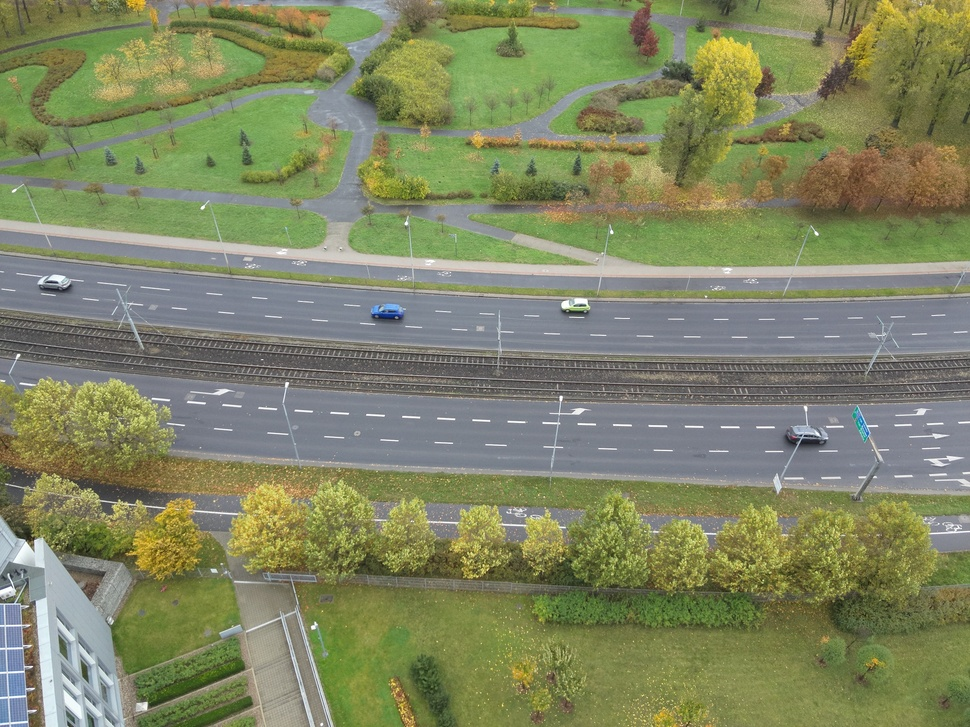
#> input picture project_one/images/image1.JPG, 970 x 727 px, shrunk from 2000 x 1500 before the run
$ jupyter execute tests.ipynb   (older library calls are emulated)
#> lines starting #> are read from the running program, lines starting #| are printed output that depends on the picture; after the words box and inside, x2 and y2 are one past the last pixel; in counts of white or black regions, pixels touching at a corner belong together
[cell 1]
import cv2
import numpy as np
import matplotlib.pyplot as plt


from sklearn.cluster import KMeans

[cell 2]
def remove_cars(image_paths):
    images = np.array([cv2.imread(image_path) for image_path in image_paths])
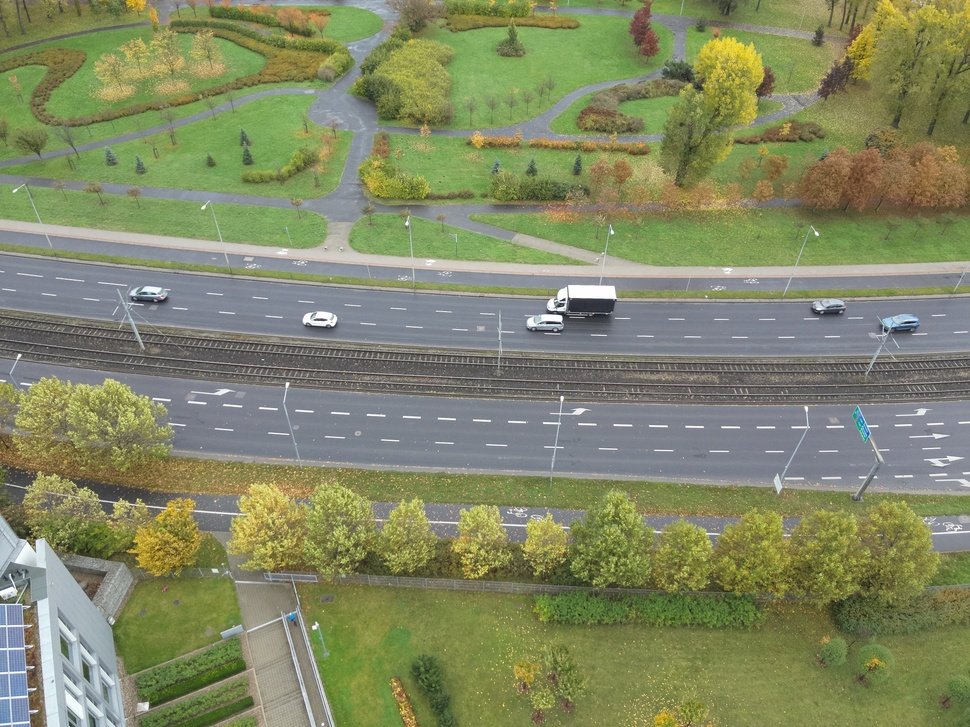
#> input picture project_one/images/image2.JPG, 970 x 727 px, shrunk from 2000 x 1500 before the run
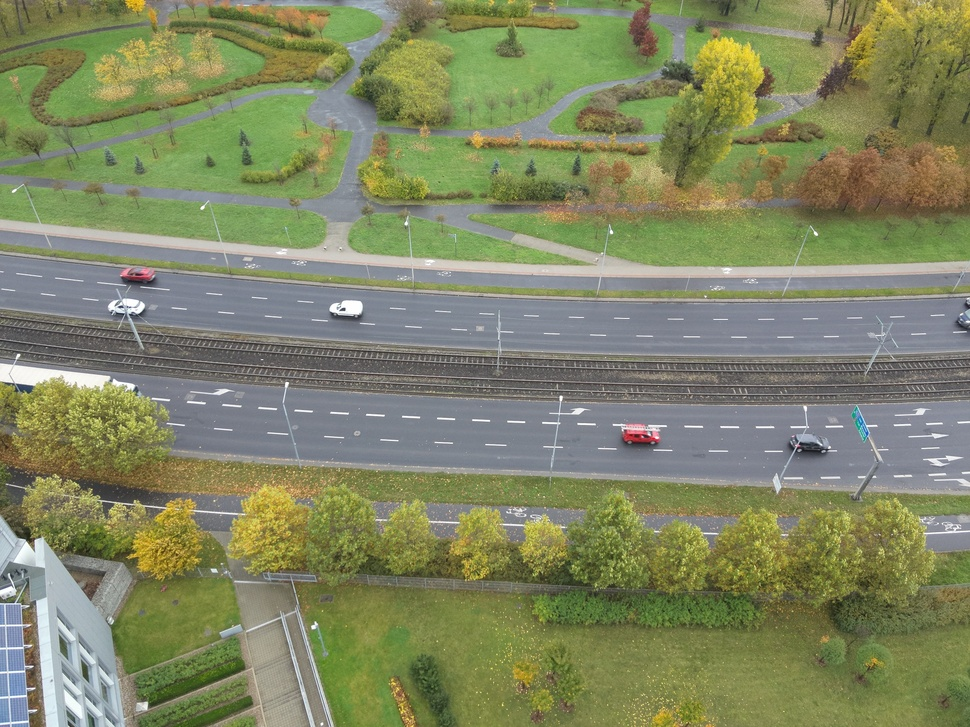
#> input picture project_one/images/image3.JPG, 970 x 727 px, shrunk from 2000 x 1500 before the run

    mean_image = np.median(images, axis=0).astype(np.uint8)
    mean_image_rgb = cv2.cvtColor(mean_image, cv2.COLOR_BGR2RGB)

    # Convert the mean image to the Lab color space
    mean_image_lab = cv2.cvtColor(mean_image_rgb, cv2.COLOR_RGB2Lab)
#> mean_image_lab: shape (727, 970, 3); mean of channels 0, 1, 2 139.7, 120.3, 146.2

    # Reshape the image to a 2D array of pixels
    pixel_array = mean_image_lab.reshape((-1, 3))

    # Apply k-means clustering to group the pixels into clusters
    kmeans = KMeans(n_init='auto').fit(pixel_array)

    # Identify the cluster that corresponds to the cars
    car_cluster = np.argmin(kmeans.cluster_centers_.sum(axis=1))
#> car_cluster = 7

    # Create a mask that selects only the pixels in the car cluster
    car_mask = (kmeans.labels_ == car_cluster).reshape(mean_image.shape[:2])
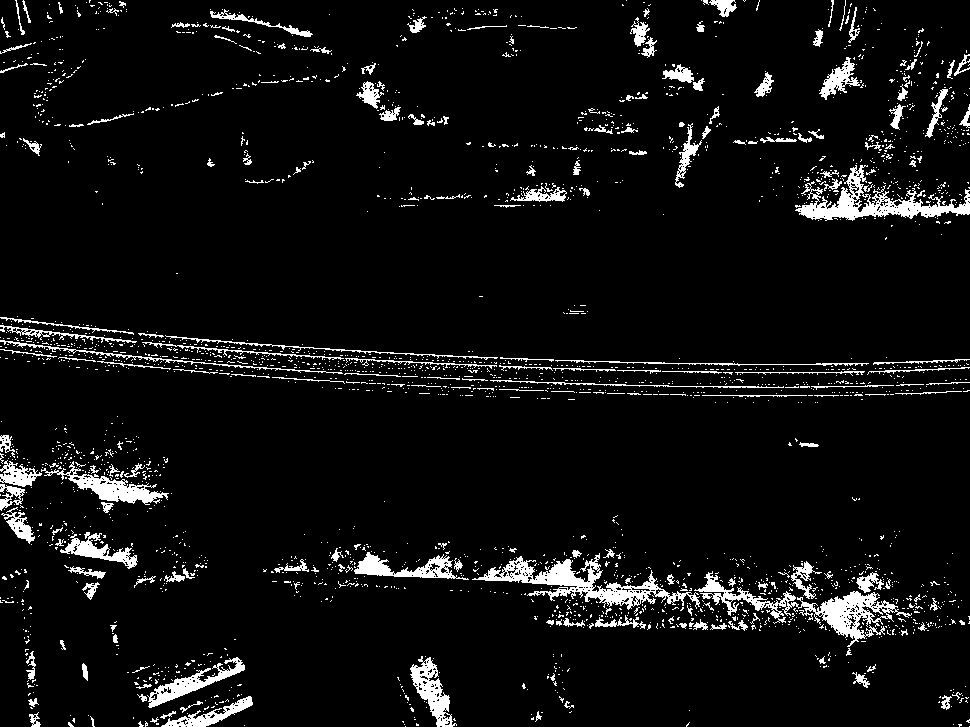
#> car_mask: shape (727, 970) bool; 6.1% white; 2721 white regions (2503 under 20 px), largest, box (x1, y1, x2, y2) and area: (472, 553, 700, 610) 3444, (694, 571, 912, 647) 3344, (795, 165, 970, 221) 2990

    # Apply the mask to the mean image to remove the cars
    result_image = mean_image_rgb.copy()
    result_image[car_mask] = [255, 255, 255]  # Replace car pixels with white
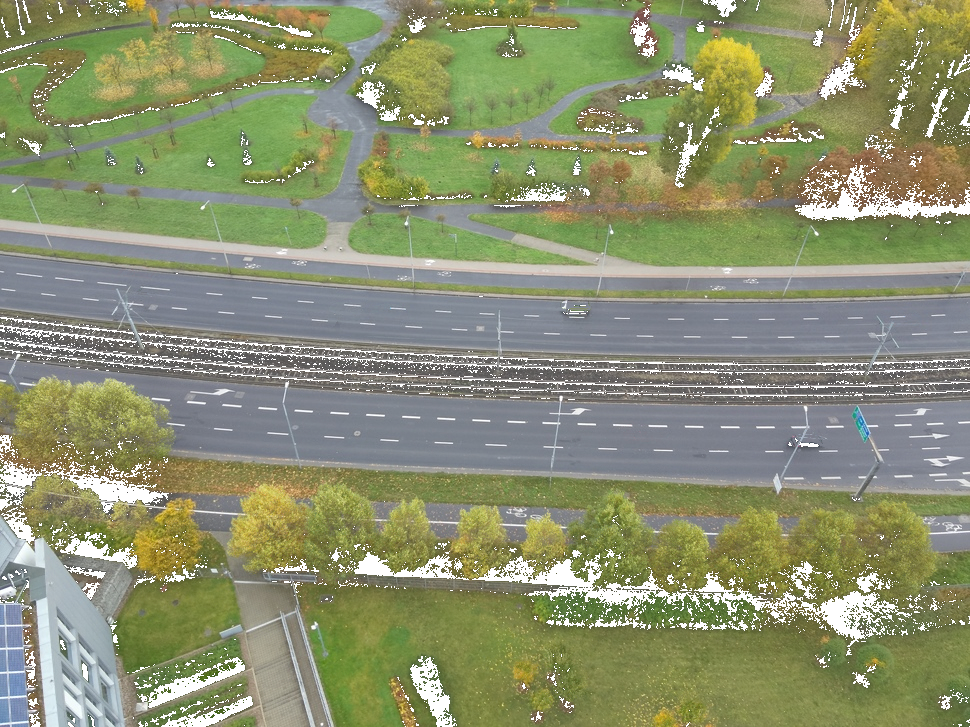
#> result_image: shape (727, 970, 3); mean R, G, B 139.2, 145.3, 111.7

    plt.imsave("result.jpg", result_image)
    return None

[cell 3]
def remove_car_from_one_image(color_img):
    img = np.array(color_img)
    kernel_size = (3, 3)  # Adjust the kernel size as needed
    img = cv2.GaussianBlur(img, kernel_size, 0)
    img = cv2.cvtColor(img, cv2.COLOR_BGR2GRAY)
    # img = np.array(color_img)
    thresh = cv2.Laplacian(img, cv2.CV_64F)


    plt.imshow(thresh)

[cell 4]
def remove_cars_with_segmenting(image_paths):
    images = [cv2.imread(image_path) for image_path in image_paths]
#> images = 3 items

    images_gray = [cv2.cvtColor(image, cv2.COLOR_BGR2GRAY) for image in images]
#> images_gray = 3 items

    gray = images[0]
#> gray is the input picture: shape (727, 970, 3); mean B, G, R 99, 134.2, 128.1
    _,thresh = cv2.threshold(gray, np.mean(gray), 255, cv2.THRESH_BINARY_INV)

    plt.axis('off')
    plt.imshow(thresh)
    return thresh

[cell 5]
image_paths = ["./images/image1.JPG",
               "./images/image2.JPG", "./images/image3.JPG"]
result_images = remove_cars(image_paths)

[cell 6]
mat = remove_cars_with_segmenting(image_paths)

[cell 7]
img = cv2.imread(image_paths[0])

[cell 8]
remove_car_from_one_image(img)

[cell 9]
img = cv2.imread(image_paths[0])
plt.imshow(img)

[cell 10]
gray = cv2.cvtColor(img, cv2.COLOR_BGR2GRAY)
#> gray: shape (727, 970)
ret, thresh = cv2.threshold(gray, 0, 255, cv2.THRESH_BINARY_INV+cv2.THRESH_OTSU)
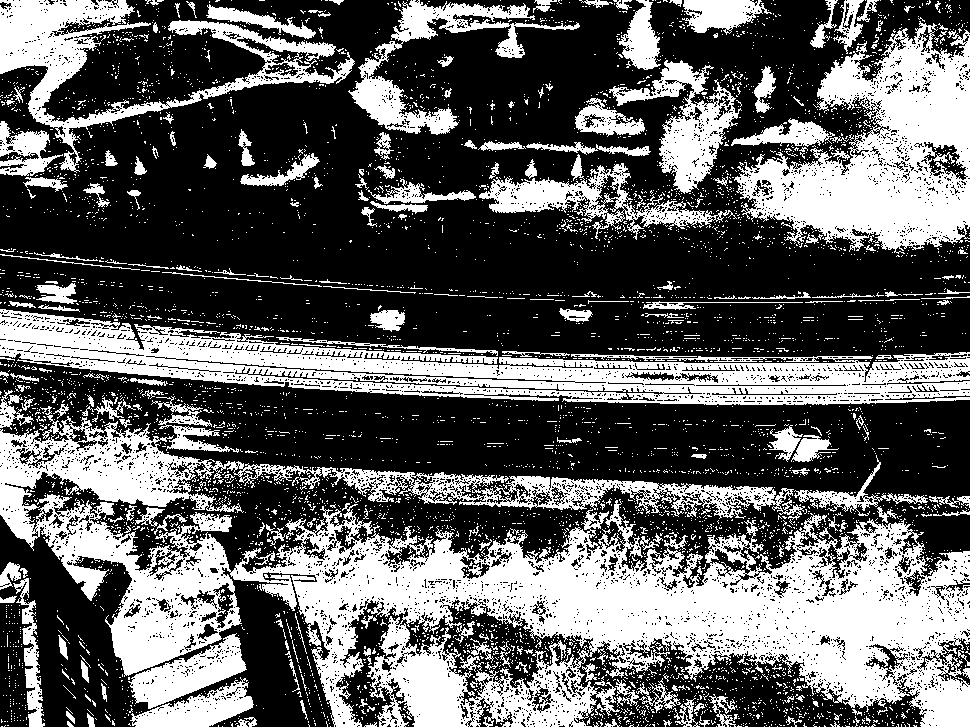
#> thresh: shape (727, 970); 38% white; 5369 white regions (5126 under 20 px), largest, box (x1, y1, x2, y2) and area: (0, 406, 970, 727) 117691, (0, 309, 970, 405) 36372, (734, 21, 970, 254) 27992
#> ret = 123

# Noise removal
kernel = np.ones((2,2),np.uint8)
opening = cv2.morphologyEx(thresh,cv2.MORPH_OPEN,kernel, iterations = 2)
#> opening: shape (727, 970); 29% white; 984 white regions (488 under 20 px), largest, box (x1, y1, x2, y2) and area: (276, 525, 970, 727) 50308, (737, 40, 970, 251) 23472, (0, 312, 736, 396) 15047

# Sure background area
sure_bg = cv2.dilate(opening,kernel,iterations=1)
#> sure_bg: shape (727, 970); 34% white; 529 white regions (121 under 20 px), largest, box (x1, y1, x2, y2) and area: (39, 515, 970, 727) 81577, (0, 311, 970, 408) 38487, (737, 26, 970, 252) 26070

# Finding sure foreground area
dist_transform = cv2.distanceTransform(opening,cv2.DIST_L2,3)
ret, sure_fg = cv2.threshold(dist_transform,0.1*dist_transform.max(),255,0)
#> sure_fg: shape (727, 970) float32; 9% white; 494 white regions (339 under 20 px), largest, box (x1, y1, x2, y2) and area: (486, 549, 970, 704) 16584, (784, 161, 970, 248) 6571, (878, 64, 970, 151) 3898
#> ret = 3.5

# Finding unknown region
sure_fg = np.uint8(sure_fg)
unknown = cv2.subtract(sure_bg,sure_fg)
#> unknown: shape (727, 970); 25% white; 565 white regions (121 under 20 px), largest, box (x1, y1, x2, y2) and area: (39, 515, 970, 727) 49701, (0, 311, 970, 408) 35037, (737, 26, 970, 252) 13249

# Marker labelling
ret, markers = cv2.connectedComponents(sure_fg)
#> markers: shape (727, 970) int32; 495 distinct labels, from 0 to 494
#> ret = 495

# Add one to all labels so that sure background is not 0, but 1
markers = markers+1
#> markers: shape (727, 970) int32; 495 distinct labels, from 1 to 495

# Now, mark the region of unknown with zero
markers[unknown==255] = 0
#> markers: shape (727, 970) int32; 496 distinct labels, from 0 to 495

markers = cv2.watershed(img,markers)
#> markers: shape (727, 970) int32; 488 distinct labels, from -1 to 495
img[markers == -1] = [255,0,0]
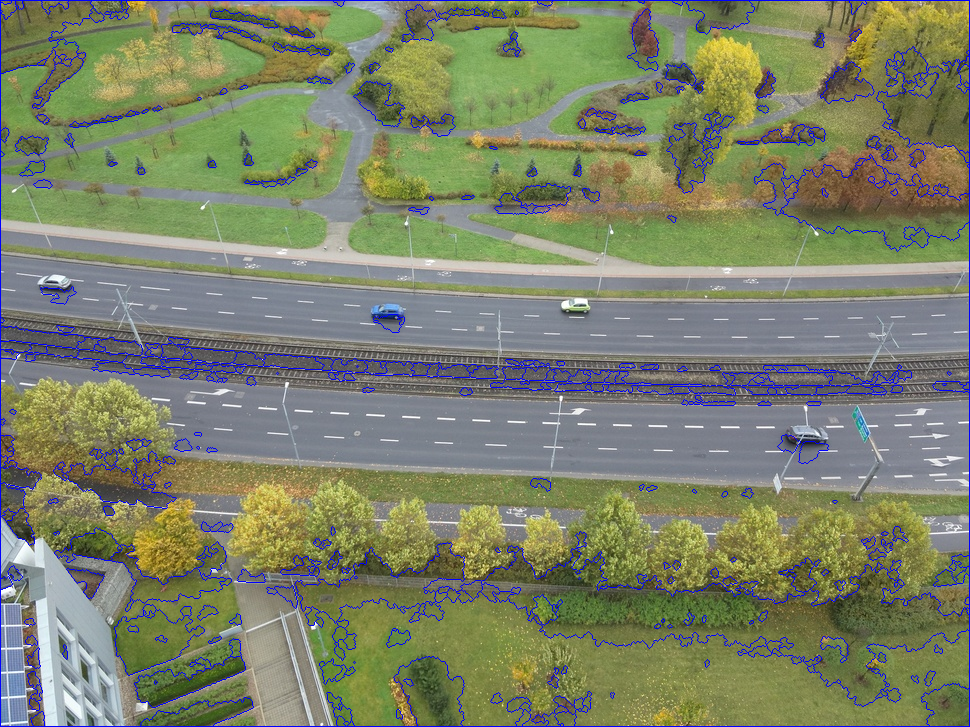
#> img: shape (727, 970, 3); 3.43% of pixels changed, all inside (x1, y1, x2, y2) = (0, 0, 970, 727)

plt.imshow(markers)
